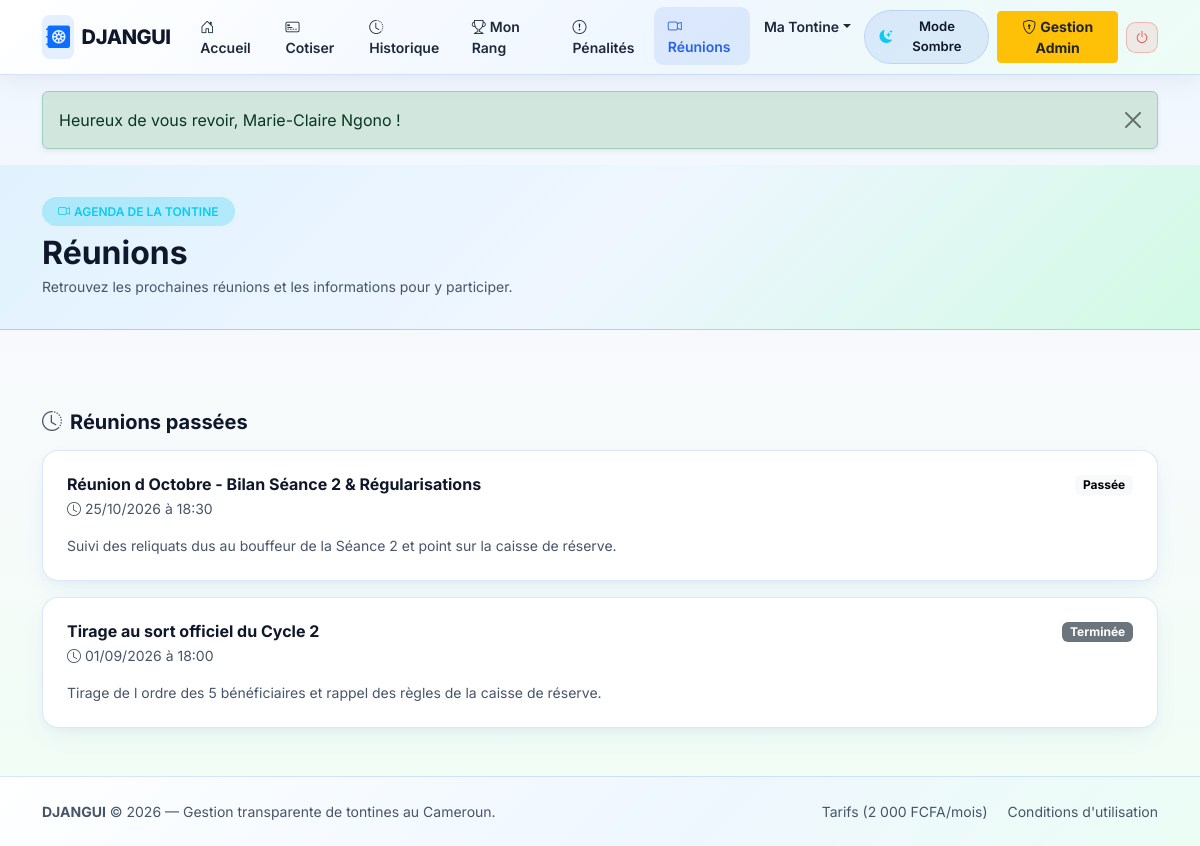
Screenshot of /member/meetings.php (signed in) with the database file from the repository.
### tables this page shows
CREATE TABLE meetings (
    id INT UNSIGNED AUTO_INCREMENT PRIMARY KEY,
    tontine_id INT UNSIGNED NOT NULL,
    titre VARCHAR(150) NOT NULL,
    date_heure DATETIME NOT NULL,
    lien_zoom VARCHAR(500) DEFAULT NULL,
    description TEXT DEFAULT NULL,
    statut ENUM('brouillon', 'publiee', 'terminee', 'annulee') NOT NULL DEFAULT 'brouillon',
    cree_par_id INT UNSIGNED NOT NULL,
    created_at DATETIME NOT NULL DEFAULT CURRENT_TIMESTAMP,

    CONSTRAINT fk_meetings_tontine FOREIGN KEY (tontine_id) REFERENCES tontines(id) ON DELETE CASCADE ON UPDATE CASCADE,
    CONSTRAINT fk_meetings_admin FOREIGN KEY (cree_par_id) REFERENCES users(id) ON DELETE RESTRICT ON UPDATE CASCADE,
    INDEX idx_meetings_tontine_date (tontine_id, statut, date_heure)
);

### includes/functions.php (called while the page is built, shortened)
<?php
function e($texte) {
    return htmlspecialchars((string)$texte, ENT_QUOTES, 'UTF-8');
}

### member/meetings.php (the view, shortened to what this page needs)
<?php
require_once __DIR__ . '/../includes/db.php';
require_once __DIR__ . '/../includes/functions.php';
$tontine_id = (int)($_SESSION['tontine_id'] ?? 0);
$stmtMeetings = $pdo->prepare("
    SELECT id, titre, date_heure, lien_zoom, description, statut,
           (date_heure >= NOW()) AS est_a_venir
    FROM meetings
    WHERE tontine_id = ?
      AND statut IN ('publiee', 'terminee')
    ORDER BY (date_heure >= NOW()) DESC,
             CASE WHEN date_heure >= NOW() THEN date_heure END ASC,
             date_heure DESC
");
$stmtMeetings->execute([$tontine_id]);
$reunions = $stmtMeetings->fetchAll();
require_once __DIR__ . '/../includes/header.php';
require_once __DIR__ . '/../includes/navbar.php';
?>
<div class="page-header-dark">
    <div class="container">
        <span class="badge bg-info bg-opacity-25 text-info px-3 py-2 rounded-pill fw-semibold mb-2">
            <i class="bi bi-camera-video me-1"></i>AGENDA DE LA TONTINE
        </span>
        <h1 class="fw-bold h2 mb-1">Réunions</h1>
        <p class="text-muted small mb-0">
            Retrouvez les prochaines réunions et les informations pour y participer.
        </p>
    </div>
</div>
<main class="container pb-5">
    <?php if (empty($reunions)): ?>
        <div class="card card-djangui p-5 text-center mt-4">
            <i class="bi bi-calendar2-x fs-1 text-primary mb-2"></i>
            <h2 class="h5 fw-bold">Aucune réunion à afficher</h2>
            <p class="text-muted small mb-0">
                Les réunions seront affichées ici dès que la secrétaire les publiera.
            </p>
        </div>
    <?php else: ?>
        <?php
        $reunions_passees = array_filter($reunions, static fn($reunion) => (int)$reunion['est_a_venir'] !== 1);
        ?>
        <?php if (!empty($reunions_passees)): ?>
            <section class="mt-5" aria-labelledby="reunions-passees">
                <h2 id="reunions-passees" class="h5 fw-bold mb-3">
                    <i class="bi bi-clock-history text-muted me-2"></i>Réunions passées
                </h2>
                <div class="d-flex flex-column gap-3">
                    <?php foreach ($reunions_passees as $reunion): ?>
                        <article class="card card-djangui p-3 p-md-4">
                            <div class="d-flex flex-wrap justify-content-between align-items-start gap-2">
                                <div>
                                    <h3 class="h6 fw-bold mb-1"><?= e($reunion['titre']) ?></h3>
                                    <p class="small text-muted mb-0">
                                        <i class="bi bi-clock me-1"></i><?= date('d/m/Y à H:i', strtotime($reunion['date_heure'])) ?>
                                    </p>
                                </div>
                                <span class="badge <?= $reunion['statut'] === 'terminee' ? 'text-bg-secondary' : 'text-bg-light' ?>">
                                    <?= $reunion['statut'] === 'terminee' ? 'Terminée' : 'Passée' ?>
                                </span>
                            </div>
                            <?php if (!empty($reunion['description'])): ?>
                                <p class="text-muted small mt-3 mb-0"><?= nl2br(e($reunion['description'])) ?></p>
                            <?php endif; ?>
                        </article>
                    <?php endforeach; ?>
                </div>
            </section>
        <?php endif; ?>
    <?php endif; ?>
</main>
<?php require_once __DIR__ . '/../includes/footer.php'; ?>

### assets/css/style.css (style rules this page uses)
:root, [data-theme="light"] { --dj-bg-body: #f4f8fb; --dj-bg-body-gradient: linear-gradient(180deg, #eef6ff 0%, #f8fafc 45%, #f0fdf4 100%); --dj-bg-card: #fff; --dj-bg-section-alt: linear-gradient(135deg, #ffffff 0%, #f0f7ff 60%, #ecfdf5 100%); --dj-bg-box: #f1f5f9; --dj-text-main: #0f172a; --dj-text-muted: #475569; --dj-border-color: rgba(37, 99, 235, 0.16); --dj-navbar-bg: linear-gradient(135deg, rgba(255, 255, 255, 0.96) 0%, rgba(239, 246, 255, 0.96) 55%, rgba(236, 253, 245, 0.96) 100%); --dj-navbar-border: rgba(37, 99, 235, 0.18); --dj-navbar-shadow: 0 6px 24px rgba(15, 23, 42, 0.06); --dj-nav-link: #1e293b; --dj-nav-link-hover-bg: rgba(37, 99, 235, 0.10); --dj-nav-link-active: #2563eb; --dj-brand-text: #0f172a; --dj-hero-overlay: linear-gradient(125deg, rgba(255, 255, 255, 0.93) 0%, rgba(224, 242, 254, 0.88) 52%, rgba(209, 250, 229, 0.84) 100%); --dj-hero-title: #0f172a; --dj-hero-subtitle: #1e293b; --dj-hero-shadow: 0 2px 10px rgba(255, 255, 255, 0.8); --dj-hero-badge-bg: rgba(37, 99, 235, 0.10); --dj-hero-badge-border: rgba(37, 99, 235, 0.30); --dj-hero-invite-bg: rgba(255, 255, 255, 0.88); --dj-hero-invite-border: rgba(37, 99, 235, 0.25); --dj-phone-frame: linear-gradient(145deg, #ffffff 0%, #e2e8f0 100%); --dj-phone-border: #cbd5e1; --dj-phone-screen: #f8fafc; --dj-phone-tx-bg: #ffffff; --dj-phone-pot-bg: linear-gradient(135deg, #2563eb 0%, #0284c7 60%, #059669 100%); --dj-accent-card-bg: linear-gradient(135deg, #e0f2fe 0%, #eff6ff 50%, #d1fae5 100%); --dj-accent-card-border: rgba(37, 99, 235, 0.28); --dj-accent-card-text: #0f172a; --dj-accent-subbox-bg: rgba(255, 255, 255, 0.85); --dj-card-shadow: 0 10px 28px -6px rgba(37, 99, 235, 0.08), 0 4px 12px -3px rgba(15, 23, 42, 0.04); --dj-hover-shadow: 0 20px 38px -8px rgba(37, 99, 235, 0.22); --dj-table-head-bg: linear-gradient(90deg, #1e3a8a 0%, #2563eb 100%); --dj-table-head-text: #ffffff; --dj-blue: #2563eb; --dj-emerald: #059669; }
body { background: var(--dj-bg-body-gradient); background-color: var(--dj-bg-body); color: var(--dj-text-main); font-family: 'Inter', system-ui, -apple-system, sans-serif; min-height: 100vh; display: flex; flex-direction: column; transition: background 0.3s ease, color 0.25s ease; overflow-x: hidden; }
.text-muted { color: var(--dj-text-muted) !important; }
.card-djangui { background-color: var(--dj-bg-card); color: var(--dj-text-main); border: 1px solid var(--dj-border-color); border-radius: 1rem; box-shadow: var(--dj-card-shadow); transition: transform 0.28s ease, box-shadow 0.28s ease, border-color 0.28s ease, background-color 0.25s ease; }
.page-header-dark { background: var(--dj-accent-card-bg); color: var(--dj-accent-card-text); padding: 2rem 0; margin-bottom: 2rem; border-bottom: 1px solid var(--dj-accent-card-border); }

### rows the page displays
meetings: titre "Réunion d Octobre - Bilan Séance 2 & Régularisations", date_heure "25/10/2026 à 18:30", statut "Passée", description "Suivi des reliquats dus au bouffeur de la Séance 2 et point sur la caisse de réserve."
meetings: titre "Tirage au sort officiel du Cycle 2", date_heure "01/09/2026 à 18:00", statut "Terminée", description "Tirage de l ordre des 5 bénéficiaires et rappel des règles de la caisse de réserve."

### other values shown
$_SESSION['flash_texte'] "Heureux de vous revoir, Marie-Claire Ngono !"
